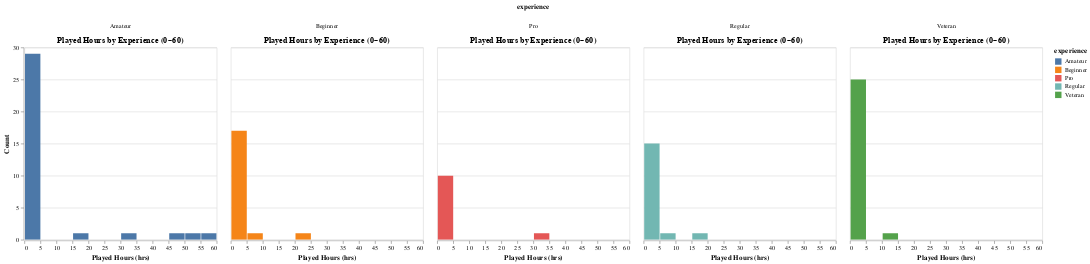

The cell this chart's notebook holds for it:
### Code cell
# --- Experience facet (zoomed) ---
chart_exp_zoom = (
    alt.Chart(players_tidy)
    .mark_bar(clip=True)
    .encode(
        x=alt.X('played_hours:Q',
                bin=alt.Bin(maxbins=45),
                scale=alt.Scale(domain=[0, 60]),   
                title='Played Hours (hrs)'),
        y=alt.Y('count()', title='Count'),
        color='experience:N'
    )
    .properties(title='Played Hours by Experience (0–60)')
    .facet(column='experience:N')
)

# --- Subscribe facet (zoomed) ---
chart_sub_zoom = (
    alt.Chart(players_tidy)
    .mark_bar(clip=True)
    .encode(
        x=alt.X('played_hours:Q',
                bin=alt.Bin(maxbins=45),
                scale=alt.Scale(domain=[0, 60]), 
                title='Played Hours (hrs)'),
        y=alt.Y('count()', title='Count'),
        color=alt.Color('subscribe:N').title("subscribed")
    )
    .properties(title='Played Hours by Subscription (0–60)')
    .facet(column='subscribe:N')
)

chart_exp_zoom

### Figure 1 — Vega-Lite specification as saved in the notebook (floating-point values rounded to 4 significant figures)
{"config": {"view": {"continuousWidth": 300, "continuousHeight": 300}}, "data": {"name": "data-427c92e968cc61198f3df39aa85b2dc3"}, "facet": {"column": {"field": "experience", "type": "nominal"}}, "spec": {"mark": {"type": "bar", "clip": true}, "encoding": {"color": {"field": "experience", "type": "nominal"}, "x": {"bin": {"maxbins": 45}, "field": "played_hours", "scale": {"domain": [0, 60]}, "title": "Played Hours (hrs)", "type": "quantitative"}, "y": {"aggregate": "count", "title": "Count", "type": "quantitative"}}, "title": "Played Hours by Experience (0–60)"}, "$schema": "https://vega.github.io/schema/vega-lite/v5.20.1.json", "datasets": {"data-427c92e968cc61198f3df39aa85b2dc3": [{"experience": "Pro", "subscribe": true, "played_hours": 30.3}, {"experience": "Veteran", "subscribe": true, "played_hours": 3.8}, {"experience": "Amateur", "subscribe": true, "played_hours": 0.7}, {"experience": "Regular", "subscribe": true, "played_hours": 0.1}, {"experience": "Amateur", "subscribe": true, "played_hours": 0.1}, {"experience": "Veteran", "subscribe": true, "played_hours": 1.6}, {"experience": "Beginner", "subscribe": true, "played_hours": 1.5}, {"experience": "Amateur", "subscribe": true, "played_hours": 0.2}, {"experience": "Amateur", "subscribe": true, "played_hours": 48.4}, {"experience": "Amateur", "subscribe": true, "played_hours": 0.5}, {"experience": "Regular", "subscribe": true, "played_hours": 0.6}, {"experience": "Regular", "subscribe": true, "played_hours": 0.3}, {"experience": "Amateur", "subscribe": false, "played_hours": 0.1}, {"experience": "Beginner", "subscribe": true, "played_hours": 1.0}, {"experience": "Amateur", "subscribe": true, "played_hours": 0.7}, {"experience": "Regular", "subscribe": true, "played_hours": 0.6}, {"experience": "Amateur", "subscribe": true, "played_hours": 1.8}, {"experience": "Veteran", "subscribe": false, "played_hours": 0.1}, {"experience": "Amateur", "subscribe": true, "played_hours": 0.1}, {"experience": "Veteran", "subscribe": true, "played_hours": 0.1}, {"experience": "Beginner", "subscribe": true, "played_hours": 0.6}, {"experience": "Veteran", "subscribe": true, "played_hours": 0.4}, {"experience": "Veteran", "subscribe": false, "played_hours": 1.4}, {"experience": "Amateur", "subscribe": true, "played_hours": 0.2}, {"experience": "Regular", "subscribe": true, "played_hours": 5.6}, {"experience": "Veteran", "subscribe": true, "played_hours": 0.1}, {"experience": "Amateur", "subscribe": true, "played_hours": 0.3}, {"experience": "Veteran", "subscribe": true, "played_hours": 2.2}, {"experience": "Veteran", "subscribe": true, "played_hours": 0.1}, {"experience": "Veteran", "subscribe": true, "played_hours": 12.5}, {"experience": "Beginner", "subscribe": true, "played_hours": 0.4}, {"experience": "Veteran", "subscribe": true, "played_hours": 0.6}, {"experience": "Regular", "subscribe": true, "played_hours": 218.1}, {"experience": "Amateur", "subscribe": false, "played_hours": 0.9}, {"experience": "Amateur", "subscribe": true, "played_hours": 0.2}, {"experience": "Amateur", "subscribe": true, "played_hours": 2.9}, {"experience": "Regular", "subscribe": true, "played_hours": 3.6}, {"experience": "Veteran", "subscribe": true, "played_hours": 0.2}, {"experience": "Regular", "subscribe": true, "played_hours": 1.5}, {"experience": "Pro", "subscribe": true, "played_hours": 1.0}, {"experience": "Pro", "subscribe": true, "played_hours": 0.2}, {"experience": "Amateur", "subscribe": true, "played_hours": 0.1}, {"experience": "Veteran", "subscribe": true, "played_hours": 0.1}, {"experience": "Veteran", "subscribe": false, "played_hours": 0.1}, {"experience": "Amateur", "subscribe": true, "played_hours": 17.2}, {"experience": "Regular", "subscribe": true, "played_hours": 0.1}, {"experience": "Regular", "subscribe": true, "played_hours": 0.2}, {"experience": "Amateur", "subscribe": true, "played_hours": 53.9}, {"experience": "Regular", "subscribe": true, "played_hours": 223.1}, {"experience": "Amateur", "subscribe": true, "played_hours": 0.5}, {"experience": "Amateur", "subscribe": true, "played_hours": 3.5}, {"experience": "Veteran", "subscribe": true, "played_hours": 1.0}, {"experience": "Beginner", "subscribe": false, "played_hours": 0.2}, {"experience": "Beginner", "subscribe": true, "played_hours": 0.1}, {"experience": "Amateur", "subscribe": true, "played_hours": 150.0}, {"experience": "Pro", "subscribe": true, "played_hours": 1.2}, {"experience": "Amateur", "subscribe": true, "played_hours": 0.1}, {"experience": "Beginner", "subscribe": true, "played_hours": 0.8}, {"experience": "Amateur", "subscribe": true, "played_hours": 0.1}, {"experience": "Veteran", "subscribe": false, "played_hours": 0.1}, {"experience": "Pro", "subscribe": true, "played_hours": 0.5}, {"experience": "Beginner", "subscribe": true, "played_hours": 2.0}, {"experience": "Veteran", "subscribe": false, "played_hours": 2.7}, {"experience": "Amateur", "subscribe": true, "played_hours": 0.1}, {"experience": "Regular", "subscribe": true, "played_hours": 4.0}, {"experience": "Veteran", "subscribe": true, "played_hours": 0.4}, {"experience": "Beginner", "subscribe": true, "played_hours": 1.0}, {"experience": "Regular", "subscribe": true, "played_hours": 0.1}, {"experience": "Pro", "subscribe": true, "played_hours": 0.1}, {"experience": "Beginner", "subscribe": true, "played_hours": 0.1}, {"experience": "Amateur", "subscribe": false, "played_hours": 0.1}, {"experience": "Beginner", "subscribe": false, "played_hours": 7.1}, {"experience": "Regular", "subscribe": true, "played_hours": 18.5}, {"experience": "Beginner", "subscribe": true, "played_hours": 0.7}, {"experience": "Amateur", "subscribe": true, "played_hours": 56.1}, {"experience": "Regular", "subscribe": false, "played_hours": 0.1}, {"experience": "Beginner", "subscribe": true, "played_hours": 1.1}, {"experience": "Beginner", "subscribe": true, "played_hours": 1.0}, {"experience": "Veteran", "subscribe": true, "played_hours": 0.1}, {"experience": "Beginner", "subscribe": true, "played_hours": 23.7}, {"experience": "Veteran", "subscribe": false, "played_hours": 0.1}, {"experience": "Amateur", "subscribe": false, "played_hours": 0.1}, {"experience": "Beginner", "subscribe": true, "played_hours": 0.2}, {"experience": "Beginner", "subscribe": true, "played_hours": 0.1}, {"experience": "Amateur", "subscribe": true, "played_hours": 1.2}, {"experience": "Amateur", "subscribe": true, "played_hours": 0.1}, {"experience": "Regular", "subscribe": true, "played_hours": 0.1}, {"experience": "Regular", "subscribe": true, "played_hours": 178.2}, {"experience": "Pro", "subscribe": true, "played_hours": 0.6}, {"experience": "Regular", "subscribe": true, "played_hours": 0.5}, {"experience": "Regular", "subscribe": true, "played_hours": 0.1}, {"experience": "Amateur", "subscribe": false, "played_hours": 1.0}, {"experience": "Beginner", "subscribe": false, "played_hours": 0.3}, {"experience": "Veteran", "subscribe": true, "played_hours": 0.1}, {"experience": "Veteran", "subscribe": false, "played_hours": 0.1}, {"experience": "Pro", "subscribe": false, "played_hours": 0.4}, {"experience": "Beginner", "subscribe": false, "played_hours": 1.8}, {"experience": "Amateur", "subscribe": true, "played_hours": 0.3}, {"experience": "Veteran", "subscribe": false, "played_hours": 2.7}, {"experience": "Amateur", "subscribe": true, "played_hours": 0.4}, {"experience": "Veteran", "subscribe": true, "played_hours": 0.1}, {"experience": "Amateur", "subscribe": false, "played_hours": 2.1}, {"experience": "Amateur", "subscribe": true, "played_hours": 0.8}, {"experience": "Pro", "subscribe": false, "played_hours": 0.2}, {"experience": "Amateur", "subscribe": true, "played_hours": 32.0}, {"experience": "Pro", "subscribe": false, "played_hours": 1.7}, {"experience": "Regular", "subscribe": false, "played_hours": 0.1}, {"experience": "Veteran", "subscribe": true, "played_hours": 0.1}, {"experience": "Veteran", "subscribe": false, "played_hours": 0.3}, {"experience": "Amateur", "subscribe": false, "played_hours": 2.3}, {"experience": "Pro", "subscribe": true, "played_hours": 0.2}]}}
